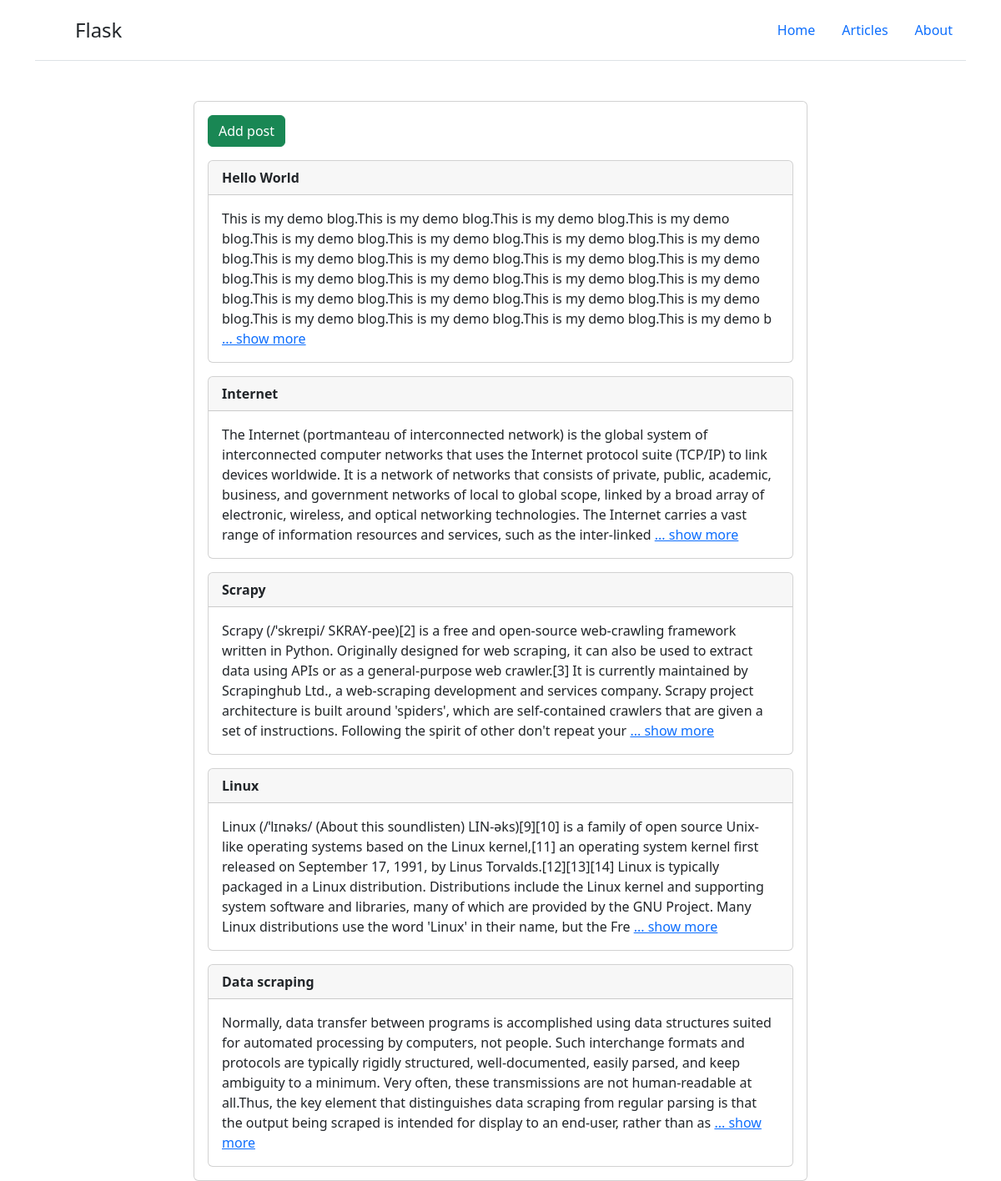
The page /articles on the database its author committed.
### tables this page shows
CREATE TABLE posts(id INTEGER PRIMARY KEY AUTOINCREMENT,title TEXT, post TEXT);

### app.py (the view)
@app.route('/articles')
def articles():
    db = sqlite3.connect('posts.db')
    cursor = db.cursor()
    cursor.execute('SELECT * FROM posts ORDER BY id DESC')
    posts = cursor.fetchall()
    db.close()
    return render_template('articles.html', posts=posts)

### templates/articles.html
{% extends 'layout.html' %}
{% block body %}
    <div class="row">
      <div class="offset-2 col-md-8">
        <div class="card mt-4">
          <div class="card-body">
            <a class="btn btn-success" href="/create">Add post</a>
            {% for post in posts %}
              <div class="card mt-3">
                <div class="card-header">
                  <div class="row">
                    <div class="col"><strong>{{post[1]}}</strong></div>
                  </div>
                </div>
                <div class="card-body">
                  {{post[2][0:500]}}
                  <a href="/post/{{post[0]}}">... show more</a>
                </div>
              </div>
            {% endfor %}
          </div>
        </div>
      </div>
    </div>
{% endblock %}

### templates/layout.html (shortened to what this page needs)
<!DOCTYPE html>
<html lang="en">
<head>
    <link href="https://cdn.jsdelivr.net/npm/bootstrap@5.2.3/dist/css/bootstrap.min.css" rel="stylesheet">
</head>
<body>
    {% include "includes/_nav.html" %}
    <div class="container">
        {% block body %} {% endblock %}
    </div>
</body>
</html>

### templates/includes/_nav.html
<div class="container">
    <header class="d-flex flex-wrap justify-content-center py-3 mb-4 border-bottom">
      <a href="/" class="d-flex align-items-center mb-3 mb-md-0 me-md-auto text-dark text-decoration-none">
        <svg class="bi me-2" width="40" height="32"><use xlink:href="#bootstrap"/></svg>
        <span class="fs-4">Flask</span>
      </a>
      <ul class="nav nav-pills">
        <li class="nav-item"><a href="/" class="nav-link" aria-current="page">Home</a></li>
        <li class="nav-item"><a href="/articles" class="nav-link">Articles</a></li>
        <li class="nav-item"><a href="/about" class="nav-link">About</a></li>
      </ul>
    </header>
  </div>

### rows shown on the page
posts: title "Hello World", post "This is my demo blog.This is my demo blog.This is my demo blog.This is my demo blog.This is my demo blog.This is my demo blog.This is my demo blog.This is my demo blog.This is my demo blog.This is my demo blog.This is my demo blog.This is my demo blog.This is my demo blog.This is my demo blog.This is my demo blog.This is my demo blog.This is my demo blog.This is my demo blog.This is my demo blog.This is my demo blog.This is my demo blog.This is my demo blog.This is my demo blog.This is my demo b"
posts: title "Internet", post "The Internet (portmanteau of interconnected network) is the global system of interconnected computer networks that uses the Internet protocol suite (TCP/IP) to link devices worldwide. It is a network of networks that consists of private, public, academic, business, and government networks of local to global scope, linked by a broad array of electronic, wireless, and optical networking technologies. The Internet carries a vast range of information resources and services, such as the inter-linked"
posts: title "Scrapy", post "Scrapy (/ˈskreɪpi/ SKRAY-pee)[2] is a free and open-source web-crawling framework written in Python. Originally designed for web scraping, it can also be used to extract data using APIs or as a general-purpose web crawler.[3] It is currently maintained by Scrapinghub Ltd., a web-scraping development and services company. Scrapy project architecture is built around 'spiders', which are self-contained crawlers that are given a set of instructions. Following the spirit of other don't repeat your"
posts: title "Linux", post "Linux (/ˈlɪnəks/ (About this soundlisten) LIN-əks)[9][10] is a family of open source Unix-like operating systems based on the Linux kernel,[11] an operating system kernel first released on September 17, 1991, by Linus Torvalds.[12][13][14] Linux is typically packaged in a Linux distribution. Distributions include the Linux kernel and supporting system software and libraries, many of which are provided by the GNU Project. Many Linux distributions use the word 'Linux' in their name, but the Fre"
posts: title "Data scraping", post "Normally, data transfer between programs is accomplished using data structures suited for automated processing by computers, not people. Such interchange formats and protocols are typically rigidly structured, well-documented, easily parsed, and keep ambiguity to a minimum. Very often, these transmissions are not human-readable at all.Thus, the key element that distinguishes data scraping from regular parsing is that the output being scraped is intended for display to an end-user, rather than as"
